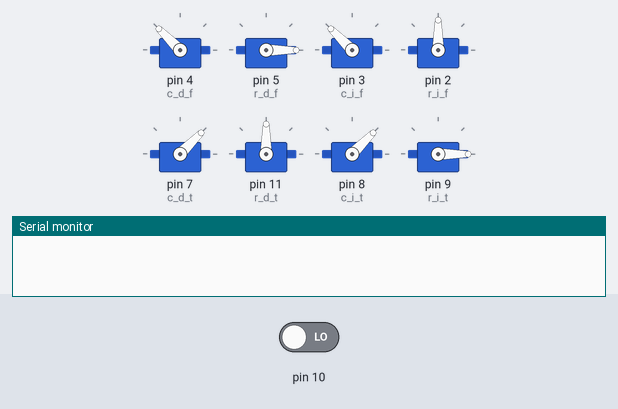
This sketch was run on a simulated Arduino Uno, built with avr-gcc and run on an emulated ATmega328P. Shown: 8 × servo, the last lines printed to the serial monitor. Inputs (shaded band) come from the test bench; at power-on: pin 10 LOW.

Above: at 1.2 s.
1.3 s: pin 10 driven HIGH
At 2.6 s:
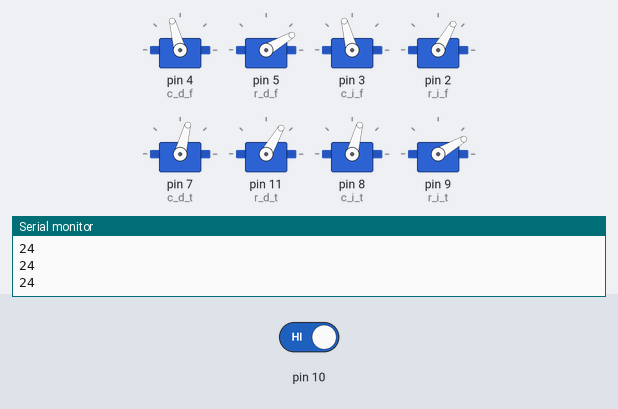
At 7.2 s:
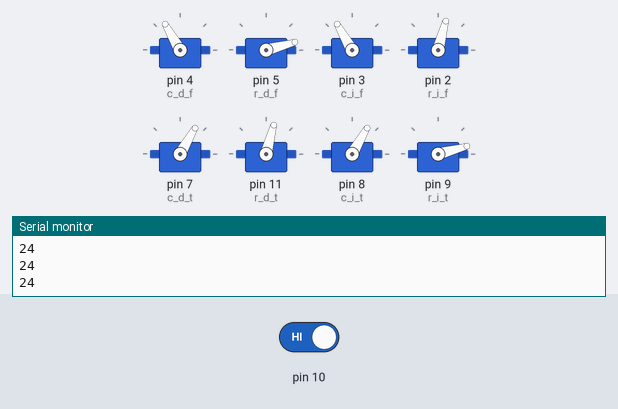
7.3 s: pin 10 driven LOW
At 7.8 s:
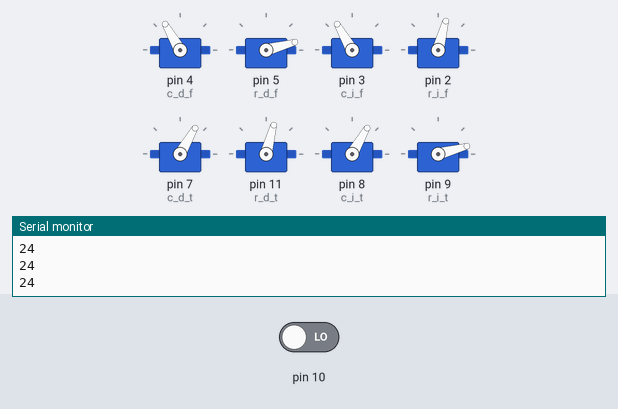
Timing chart, 0 to 10.3 s (numbered marks = the images above; inputs shaded):
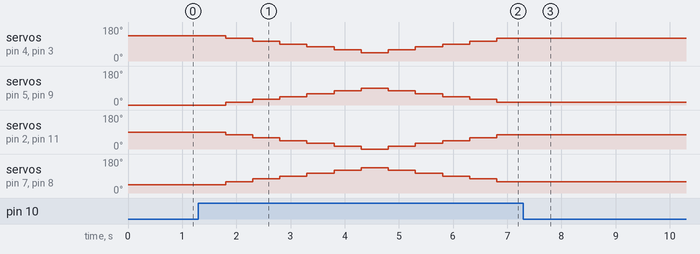

Measured:
- after the input at 1.3 s, servo on pin 4 (c_d_f): 135° → 120° after 0.50 s, → 105° 0.50 s later, → 90° 0.50 s later, → 75° 0.50 s later, … (11 changes in this stretch); servo on pin 5 (r_d_f): rises from 0° to 90° in 2.5 s, then falls to 15° in 2.5 s
- after the input at 7.3 s, servo on pin 4 (c_d_f), servo on pin 3 (c_i_f): stops changing and stays 120°; servo on pin 5 (r_d_f), servo on pin 9 (r_i_t): stops changing and stays 15°; servo on pin 2 (r_i_f), servo on pin 11 (r_d_t): stops changing and stays 75°; servo on pin 7 (c_d_t), servo on pin 8 (c_i_t): stops changing and stays 60°

The sketch:

mancobot_v2_adelante.ino
```cpp
#include<Servo.h>
// Parte: cadera(h) o rodilla(r)
// Lado: izquierda(i) or derech(d)
// Posición: frontal(f) or trasera(t)
// Fomula par nombre de servos: Parte_Lado_Posición
Servo c_d_f;
Servo r_d_f;
Servo c_i_f;
Servo r_i_f;
Servo c_d_t;
Servo r_d_t;
Servo c_i_t;
Servo r_i_t;

int ang_c_d[] = {135, 120, 105, 90, 75, 60, 45, 60, 75, 90, 105, 120};
int ang_r_d[] = {  0, 15, 30, 45, 60, 75, 90, 75, 60, 45, 30, 15};
int ang_c_i[] = { 45, 60, 75, 90, 105, 120, 135, 120, 105, 90, 75, 60};
int ang_r_i[] = {0, 15, 30, 45, 60, 75, 90, 75, 60, 45, 30, 15};

int longitud = 12;

int paso = 500; // Tiempo de espera entre pasos

int desf = 6; // Desfase entre la piernas diagonalmente opuestas
              // (derecha frontal - izquierda traseara VS izquierda frontal - derecha trasera)

//int def,det,izf,izt = 0; // Variables para ver la señal de salida

int swich = 0;

void setup() {
  Serial.begin(9600);
  pinMode(10, INPUT);

  c_d_f.attach(4);
  r_d_f.attach(5);
  c_i_f.attach(3);
  r_i_f.attach(2);
  c_d_t.attach(7);
  r_d_t.attach(11);
  c_i_t.attach(8);
  r_i_t.attach(9);
  // posiciònes iniciales
  c_d_f.write(ang_c_d[0]);
  r_d_f.write(ang_r_d[0]);
  c_i_f.write(ang_c_i[desf]);
  r_i_f.write(ang_r_i[desf]);
  c_d_t.write(ang_c_d[desf]);
  r_d_t.write(ang_r_d[desf]);
  c_i_t.write(ang_c_i[0]);
  r_i_t.write(ang_r_i[0]);
}

void loop() {
  //swich = HIGH;
  swich = digitalRead(10);
  if (swich == HIGH) {
    // primer movimiento diagonal
    for (byte i = 0; i < 12 ; i = i + 1) {
      c_d_f.write(ang_c_d[i]);  // enviar posición al servo de la cadera derecha
      r_d_f.write(ang_r_d[i]);  // enviar posición al servo de la rodilla derecha
      c_i_t.write(ang_c_i[i]); // enviar posición al servo de la cadera izquierda
      r_i_t.write(ang_r_d[i]); // enviar posición al servo de la rodilla izquierda
//      def = ang_c_d[i];
//      izt = ang_c_i[i];

      if ((i + desf) < 12) {
        c_i_f.write(ang_c_i[i + desf]); // enviar posición al servo de la cadera izquierda
        r_i_f.write(ang_r_d[i + desf]); // enviar posición al servo de la rodilla izquierda
        c_d_t.write(ang_c_d[i + desf]); // enviar posición al servo de la cadera derecha
        r_d_t.write(ang_r_d[i + desf]); // enviar posición al servo de la rodilla derecha
//        izf = ang_c_i[i + desf];
//        det = ang_c_d[i + desf];
      } else {
        c_i_f.write(ang_c_i[i - 12 + desf]); // enviar posición al servo de la cadera izquierda
        r_i_f.write(ang_r_d[i - 12 + desf]); // enviar posición al servo de la rodilla izquierda
        c_d_t.write(ang_c_d[i - 12 + desf]); // enviar posición al servo de la cadera derecha
        r_d_t.write(ang_r_d[i - 12 + desf]); // enviar posición al servo de la rodilla derecha
//        izf = ang_c_i[i - 12 + desf];
//        det = ang_c_d[i - 12 + desf];
      }
      Serial.println(sizeof(ang_c_i));
//      Serial.print(def + 200);
//      Serial.print("\t");
//      Serial.print(izf + 200);
//
//      Serial.print("\t");
//      Serial.print(det);
//      Serial.print("\t");
//      Serial.println(izt);
      delay(paso); // Pausa para cada paso
    }
  }
}
```
